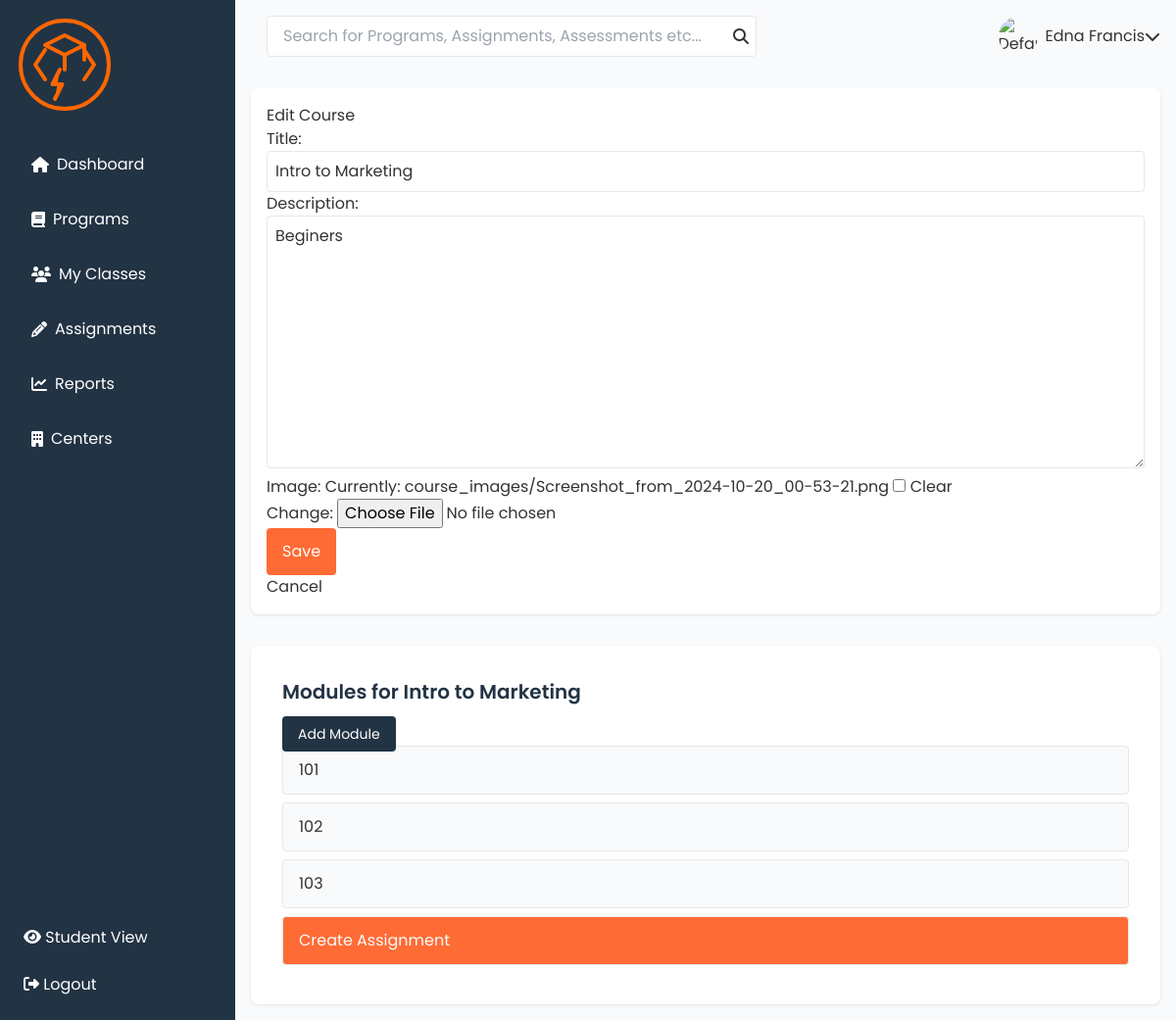
The app's page /courses/update/6/ (signed in) with its own data.
### courses/models.py (models this page shows, shortened)
class Course(models.Model):
    title = models.CharField(max_length=100)
    instructor = models.ForeignKey(User, on_delete=models.CASCADE, blank=True, null=True)
    description = models.TextField()
    image = models.ImageField(upload_to='course_images/', max_length=500, blank=True, null=True)
    enrolled_users = models.ManyToManyField(User, related_name='enrolled_courses', blank=True)
    created_at = models.DateTimeField(auto_now_add=True)
    updated_at = models.DateTimeField(auto_now=True)

class Module(models.Model):
    title = models.CharField(max_length=100)
    description = models.TextField()
    image = models.ImageField(upload_to='course_images/', max_length=500, blank=True, null=True)
    course = models.ForeignKey(Course,  related_name='modules', on_delete=models.CASCADE)
    created_at = models.DateTimeField(auto_now_add=True)
    updated_at = models.DateTimeField(auto_now=True)

### courses/views.py (the view)
# urls.py: path('courses/update/<int:pk>/', course_update, name='course_update'),
@login_required
def course_update(request, pk):
    if request.user.is_instructor:
        course = get_object_or_404(Course, pk=pk, instructor=request.user)
        modules = course.modules.all()
        if request.method == 'POST':
            form = CourseForm(request.POST, request.FILES, instance=course)
            if form.is_valid():
                form.save()
                return redirect('courses:course_list')
        else:
            form = CourseForm(instance=course)
        return render(request, 'instructors/course_form.html', {'form': form, 'modules': modules})
    else:
        return redirect('courses:course_list')

### courses/forms.py
class CourseForm(forms.ModelForm):
    class Meta:
        model = Course
        fields = ['title', 'description', 'image']

### courses/templates/instructors/course_form.html
{% extends 'instructors/base.html' %} {% block content %}
<div class="form-container">
  <h1>{% if form.instance.pk %}Edit Course{% else %}Add Course{% endif %}</h1>
  <form method="post" enctype="multipart/form-data">
    {% csrf_token %} {{ form.as_p }}
    <button type="submit" class="btn-save">Save</button>
  </form>
  <a href="{% url 'courses:course_list' %}">Cancel</a>
</div>
{% if form.instance.pk %}
<div class="modules">
  <h2>Modules for {{ form.instance.title }}</h2>
  <a
    href="{% url 'courses:module_create' form.instance.pk %}"
    class="btn btn-add"
    >Add Module</a
  >
  <ul>
    {% for module in modules %}
    <a href="{% url 'courses:module_update' module.pk %}" class="module"
      >{{ module.title }}</a
    >
    {% empty %}
    <li>No modules available for this course.</li>
    {% endfor %}
  </ul>
  <a href="{% url 'create_assignment' form.instance.pk %}" class="assignment-btn">
    Create Assignment
  </a>
</div>
{% endif %} {% endblock %}

### ourusers/static/css/styles.css (style rules this page uses)
:root { --primary-color: #ff6b35; --secondary-color: #223344; --background-color: #f9fafb; --text-color: #333; --text-secondary: #666; --border-color: #e5e7eb; --sidebar-width: 240px; }
* { margin: 0; padding: 0; box-sizing: border-box; }
body { font-family: 'Poppins', sans-serif; background-color: var(--background-color); color: var(--text-color); }
.btn, .btn-edit, .btn-delete { padding: 0.5rem 1rem; border-radius: 4px; text-decoration: none; font-size: 0.875rem; cursor: pointer; }
.btn { background-color: var(--primary-color); color: white; border: none; }
form input[type="text"], form input[type="email"], form input[type="password"], form textarea, form select { width: 100%; padding: 0.5rem; border: 1px solid var(--border-color); border-radius: 4px; font-size: 1rem; }
.btn-save { background-color: var(--primary-color); color: white; border: none; padding: 0.75rem 1rem; border-radius: 4px; cursor: pointer; font-size: 1rem; text-decoration: none; display: inline-block; text-align: center; transition: background-color 0.3s ease; }
.modules { margin-top: 2rem; background-color: white; border-radius: 8px; padding: 2rem; box-shadow: 0 1px 3px rgba(0, 0, 0, 0.1); }
.modules h2 { font-size: 1.25rem; font-weight: 600; margin-bottom: 1rem; color: var(--secondary-color); }
.btn-add { background-color: var(--secondary-color); margin-bottom: 1rem; }
.modules ul { list-style-type: none; padding: 0; }
.module, .assignment-btn { display: block; padding: 0.75rem 1rem; border: 1px solid var(--border-color); border-radius: 4px; margin-bottom: 0.5rem; color: var(--text-color); text-decoration: none; transition: background-color 0.3s ease; }
.module { background-color: var(--background-color); color: var(--text-color); text-decoration: none; transition: background-color 0.3s ease; display: flex; align-items: center; justify-content: space-between; gap: 0.5rem; }
.assignment-btn { background-color: var(--primary-color); color: var(--background-color); }

### records on screen
Course: title "Intro to Marketing", description "Beginers", instance "Intro to Marketing"
Module: title "101"
Module: title "102"
Module: title "103"
